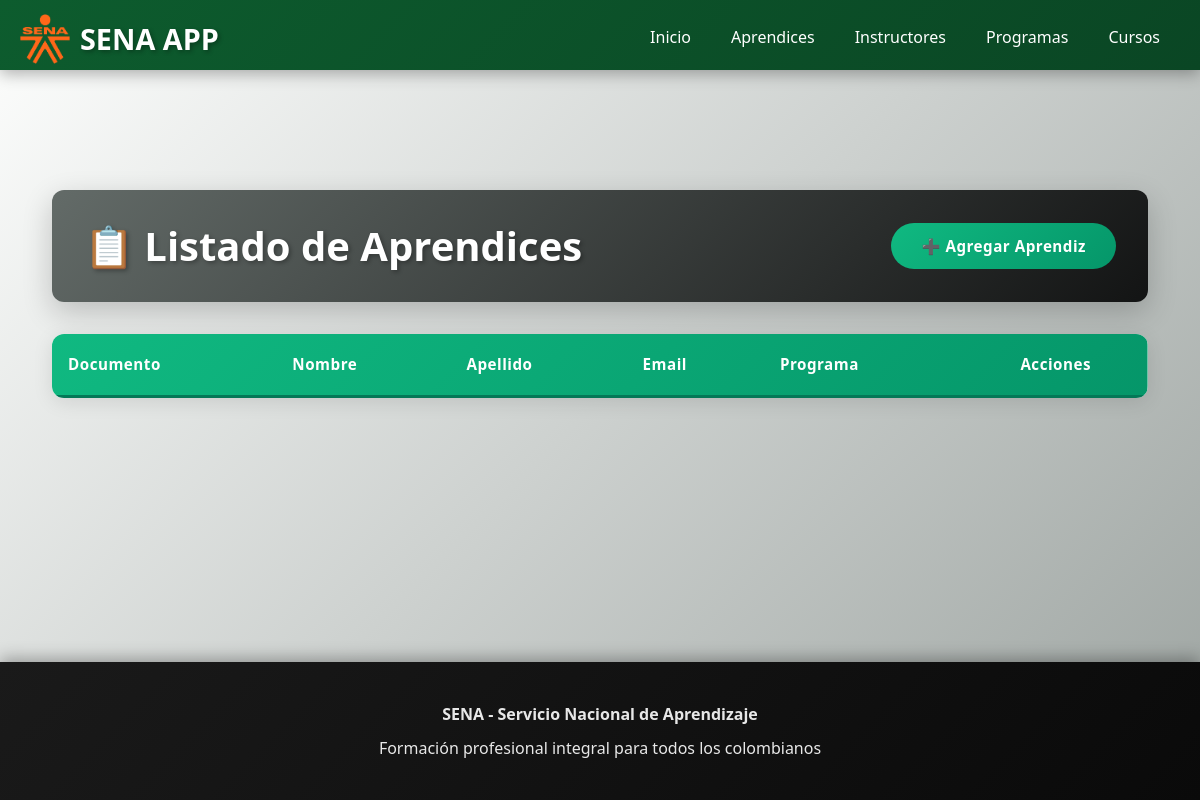
/aprendices/, run on an earlier commit of the app's database.
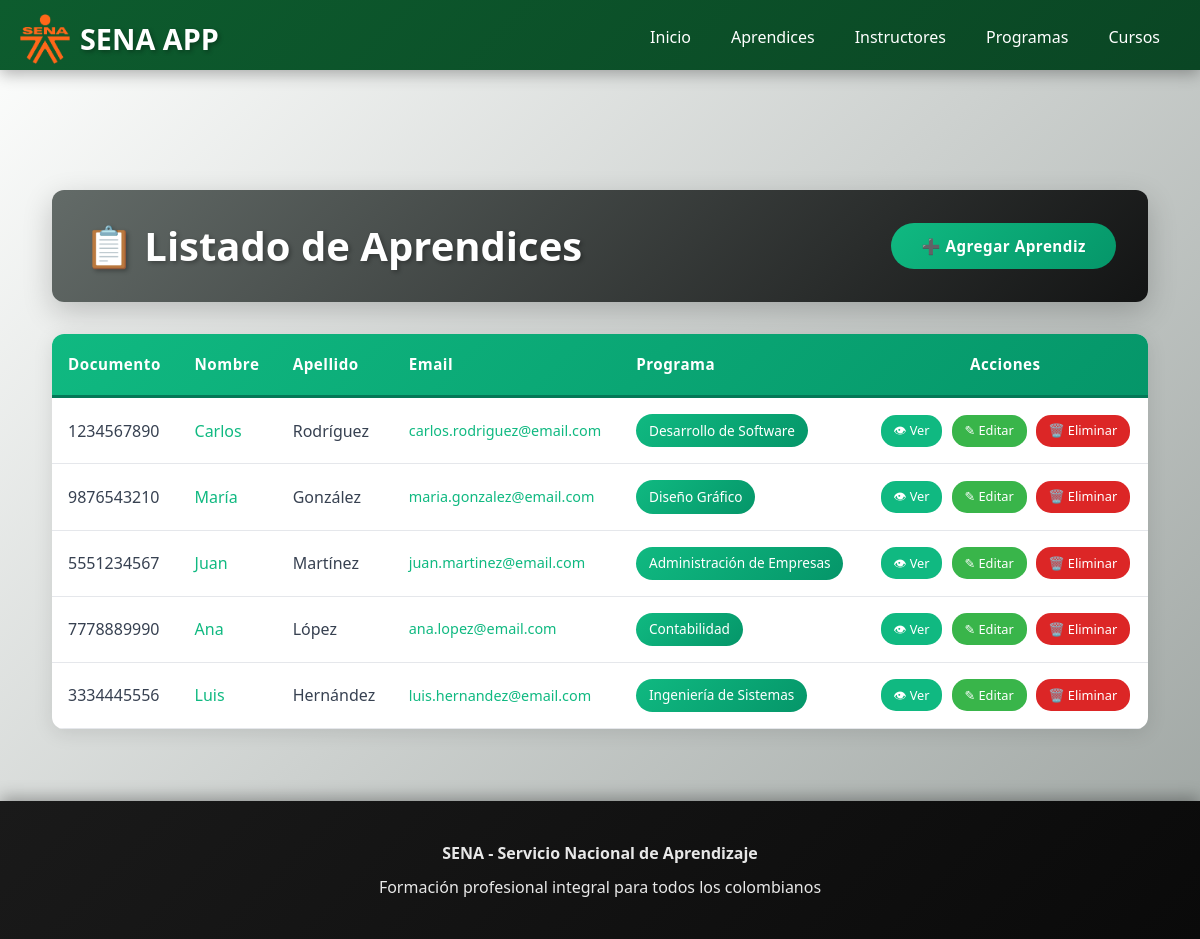
And on a later commit of the database.
### aprendices/models.py (models this page shows, shortened)
class Aprendiz(models.Model):
    document = models.CharField(max_length=20, primary_key=True)
    firstname = models.CharField(max_length=50)
    lastname = models.CharField(max_length=50)
    phone = models.CharField(max_length=20, null=True)
    email = models.EmailField(null=True)
    birthdate = models.DateField(null=True)
    city = models.CharField(max_length=50, null=True)
    program = models.CharField(max_length=50)

### aprendices/views.py (the view)
# urls.py: path('aprendices/', views.aprendices_list, name='lista_aprendices'),
def aprendices_list(request):
  data = Aprendiz.objects.all().values()
  context = {
    'aprendices':data,
  }
  return render(request, 'aprendices_list.html', context)

### aprendices/templates/aprendices_list.html (shortened to what the changed rows need)
{% extends "master.html" %}
{% block page_content %}
<div style="padding: 2rem; max-width: 1400px; margin: 0 auto;">
    <div style="background: linear-gradient(135deg, #636b68ff 0%, #131414ff 100%); padding: 2rem; border-radius: 12px; margin-bottom: 2rem; box-shadow: 0 10px 30px rgba(0,0,0,0.2); display: flex; justify-content: space-between; align-items: center;">
        <h1 style="color: white; margin: 0; font-size: 2.5rem; font-weight: 700; text-shadow: 2px 2px 4px rgba(0,0,0,0.3);">
            📋 Listado de Aprendices
        </h1>
    </div>
    <div style="background: white; border-radius: 12px; overflow: hidden; box-shadow: 0 4px 20px rgba(0,0,0,0.1);">
        <div style="overflow-x: auto;">
            <table style="width: 100%; border-collapse: collapse; font-family: 'Segoe UI', Tahoma, Geneva, Verdana, sans-serif;">
                <thead>
                    <tr style="background: linear-gradient(135deg, #10b981 0%, #059669 100%);">
                        <th style="padding: 1.2rem 1rem; text-align: left; color: white; font-weight: 600; font-size: 0.95rem; letter-spacing: 0.5px; border-bottom: 3px solid #047857;">Documento</th>
                        <th style="padding: 1.2rem 1rem; text-align: left; color: white; font-weight: 600; font-size: 0.95rem; letter-spacing: 0.5px; border-bottom: 3px solid #047857;">Nombre</th>
                        <th style="padding: 1.2rem 1rem; text-align: left; color: white; font-weight: 600; font-size: 0.95rem; letter-spacing: 0.5px; border-bottom: 3px solid #047857;">Apellido</th>
                        <th style="padding: 1.2rem 1rem; text-align: left; color: white; font-weight: 600; font-size: 0.95rem; letter-spacing: 0.5px; border-bottom: 3px solid #047857;">Email</th>
                        <th style="padding: 1.2rem 1rem; text-align: left; color: white; font-weight: 600; font-size: 0.95rem; letter-spacing: 0.5px; border-bottom: 3px solid #047857;">Programa</th>
                        <th style="padding: 1.2rem 1rem; text-align: center; color: white; font-weight: 600; font-size: 0.95rem; letter-spacing: 0.5px; border-bottom: 3px solid #047857;">Acciones</th>
                    </tr>
                </thead>
                <tbody>
                    {% for apprentice in aprendices %}
                    <tr style="transition: all 0.3s ease; border-bottom: 1px solid #e5e7eb;"
                        onmouseover="this.style.backgroundColor='#f3f4f6'; this.style.transform='scale(1.01)'"
                        onmouseout="this.style.backgroundColor='white'; this.style.transform='scale(1)'">
                        <td style="padding: 1rem; color: #374151; font-weight: 500;">{{ apprentice.document }}</td>
                        <td style="padding: 1rem;">
                                     <a href="{% url 'aprendices:aprendices_details' apprentice.document %}" style="color: #10b981; text-decoration: none; font-weight: 500; transition: all 0.3s ease;"
                               onmouseover="this.style.color='#059669'; this.style.textDecoration='underline'"
                               onmouseout="this.style.color='#10b981'; this.style.textDecoration='none'">
                                {{ apprentice.firstname }}
                            </a>
                        </td>
                        <td style="padding: 1rem; color: #374151;">{{ apprentice.lastname }}</td>
                        <td style="padding: 1rem; color: #10b981; font-size: 0.9rem;">{{ apprentice.email }}</td>
                        <td style="padding: 1rem;">
                            <span style="background: linear-gradient(135deg, #10b981 0%, #059669 100%); color: white; padding: 0.4rem 0.8rem; border-radius: 20px; font-size: 0.85rem; font-weight: 500; display: inline-block;">
                                {{ apprentice.program }}
                            </span>
                        </td>
                        <td style="padding: 1rem; text-align: center;">
                            <a href="/aprendices/{{ apprentice.document }}/" style="padding: 0.4rem 0.8rem; background: #10b981; color: white; text-decoration: none; border-radius: 15px; font-size: 0.8rem; font-weight: 500; display: inline-block; margin-right: 5px; transition: all 0.3s ease;"
                               onmouseover="this.style.backgroundColor='#059669'; this.style.transform='scale(1.1)'"
                               onmouseout="this.style.backgroundColor='#10b981'; this.style.transform='scale(1)'">
                                👁 Ver
                            </a>
                            <a href="/aprendices/{{ apprentice.document }}/editar/" style="padding: 0.4rem 0.8rem; background: #39b54a; color: white; text-decoration: none; border-radius: 15px; font-size: 0.8rem; font-weight: 500; display: inline-block; margin-right: 5px; transition: all 0.3s ease;"
                               onmouseover="this.style.backgroundColor='#2d8659'; this.style.transform='scale(1.1)'"
                               onmouseout="this.style.backgroundColor='#39b54a'; this.style.transform='scale(1)'">
                                ✎ Editar
                            </a>
                            <a href="/aprendices/{{ apprentice.document }}/eliminar/" style="padding: 0.4rem 0.8rem; background: #dc2626; color: white; text-decoration: none; border-radius: 15px; font-size: 0.8rem; font-weight: 500; display: inline-block; transition: all 0.3s ease;"
                               onmouseover="this.style.backgroundColor='#991b1b'; this.style.transform='scale(1.1)'"
                               onmouseout="this.style.backgroundColor='#dc2626'; this.style.transform='scale(1)'">
                                🗑️ Eliminar
                            </a>
                        </td>
                    </tr>
                    {% endfor %}
                </tbody>
            </table>
        </div>
    </div>
{% endblock %}

What changed in the data, as far as the page shows it:
added Aprendiz: document "1234567890", firstname "Carlos", lastname "Rodríguez", email "carlos.rodriguez@email.com", program "Desarrollo de Software"
added Aprendiz: document "9876543210", firstname "María", lastname "González", email "maria.gonzalez@email.com", program "Diseño Gráfico"
added Aprendiz: document "5551234567", firstname "Juan", lastname "Martínez", email "juan.martinez@email.com", program "Administración de Empresas"
added Aprendiz: document "7778889990", firstname "Ana", lastname "López", email "ana.lopez@email.com", program "Contabilidad"
added Aprendiz: document "3334445556", firstname "Luis", lastname "Hernández", email "luis.hernandez@email.com", program "Ingeniería de Sistemas"
